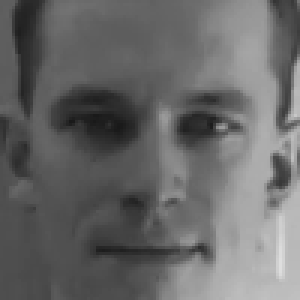
#> input picture project_4/recongnize_faces/faces_db/bryan_2.png, 100 x 100 px (shown 3 times larger)
$ python emotion.py   (Python 2 division)
#> lines starting #> are read from the running program, lines starting #| are printed output that depends on the picture
import cv2
import numpy as np

def main():
    img = cv2.imread("faces_db/bryan_2.png")
#> img is the input picture: shape (100, 100, 3); min 25, max 222, mean 104.2
    hist = histogram_equalize(img)

    cv2.imshow("orig", img)
    cv2.imshow("hist", hist)

    cv2.imshow("affine", scale())

    cv2.waitKey(4000)


# Scale image according to both eyes
# takes in tuple for each eye and one for mouth
def scale(): # eye1, eye2, mouth
    img = cv2.imread("faces_db/bryan_2.png")
    mask = ([(50,110), (93,34), (114,103)])
    mask2 = ([(60,100),(90,30),(120,100)])

    mask = np.array(mask)
    mask2 = np.array(mask2)

    print mask
    print mask2

    mat = cv2.getAffineTransform(mask, mask2)
    dst = cv2.warpAffine(img, mat, (170, 130))

    return dst


def histogram_equalize(source):
    # Convert it to grayscale
    grey = cv2.cvtColor(source, cv2.COLOR_BGR2GRAY)
    # Apply histogram equalization with the function equalizeHist
    hist = cv2.equalizeHist(grey)
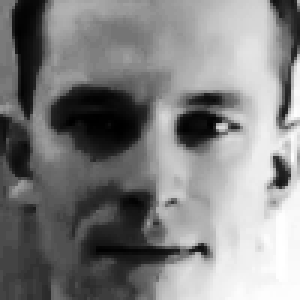
#> hist: shape (100, 100) (shown 3 times larger); min 0, max 255, mean 128.9

    return hist


# Apply mask to extract facial features
def apply_mask(source):
    return

if __name__ == "__main__":
#> (the run stopped early here; a loop or call above may not have finished)

$ run again, with project_4/recongnize_faces/faces_db/bryan_11.png copied over project_4/recongnize_faces/faces_db/bryan_2.png
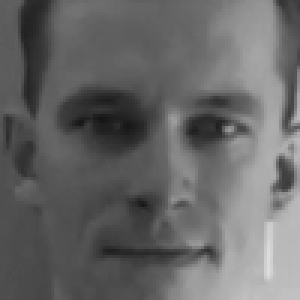
#> input picture project_4/recongnize_faces/faces_db/bryan_11.png, 100 x 100 px (shown 3 times larger)
#> in main, img is the input picture: shape (100, 100, 3); min 20, max 220, mean 102.6
#> in histogram_equalize, `hist = cv2.equalizeHist(grey)`:
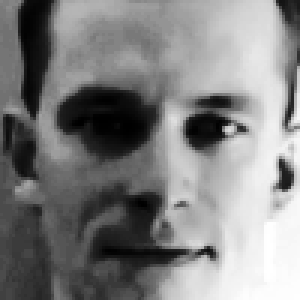
#> hist: shape (100, 100) (shown 3 times larger); min 0, max 255, mean 128.8
